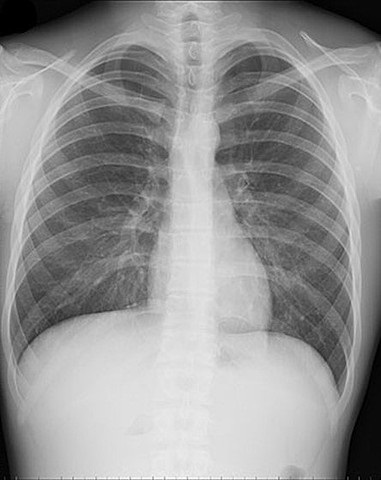
%> input picture Valentina Maldonado/radiograph.1.jpg, 381 x 480 px
$ octave Act_Edgedetection.m   (GNU Octave 9; MATLAB toolbox functions it lacks are replaced by stand-ins)
%> lines starting %> are read from the running program, lines starting %| are printed output that depends on the picture
% Edge Detection
f=imread('radiograph.1.jpg'); % leer la imagen original
%> f is the input picture: size 480x381x3 uint8; min 0, max 255, mean 149.1
f=imresize(f,0.25); % hacer mas pequeña la imagen
%> f: size 120x96x3 uint8
f=double(f(:,:,1)); % pasandola a doble
%> f: size 120x96 double
imshow(f,[]) % mostrar la imagen

edgex=[1,-1]; % derivada de 1 a -1, si se cambia de -1 a 1 obtenemos las derivadas al revés
g1=conv2(f,edgex,'same'); % aplicando convolución
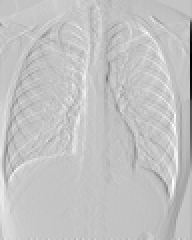
%> g1: size 120x96 double (shown 2 times larger); min -206, max 61, mean -1.1; drawn with min black and max white
imshow(g1,[-10,10]); % para resltar orillas contraste de -10 a 10
mesh(g1) % para observar derivadas positivas y negativas
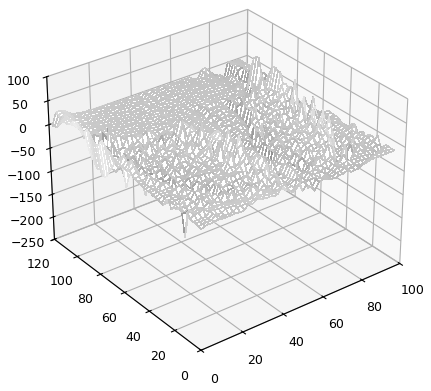
%> figure redrawn from the program's plot data

edgey=[-1 -2 -1;0,0,0;1,2,1]/8 ;% derivada e y con filtro de sobel
g2=conv2(f,edgey,'same'); % convolución en y
imshow(g2,[-10,10]) % mostrar imagen con derivada en y
figure(2)
subplot(1,2,1)
imshow(g1,[-10,10]) % imagen con derivada en x
subplot(1,2,2)
imshow(g2,[-10,10]) % mostrar imagen con derivada en y para hacer una comparación con derivada en x

figure(3)
subplot(1,1,1)

edgex=[1,0,-1;2,0,-2;1,0,-1]/8 ; % derivada en x con sobel
gx=conv2(f,edgex,'same'); % convolución en x
gy=conv2(f,edgey,'same'); % convolución en y
% mag=(abs(gx)+abs(gy))/2; % magnitud del gradiente, diviendo entre 2 porque hay dos gradientes y mantener la misma escala
mag = sqrt(gx.^2 + gy.^2) % manera correcta de calcular la magnitud del gradiente
imshow(mag,[0,20]); % mostrar magnitud del gradiente
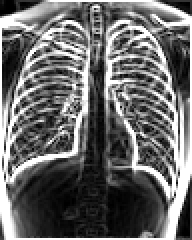
%> displayed picture: size 120x96, on the screen's scale of 0 to 255 (shown 2 times larger); min 0, max 255, mean 105.7

noisemask = [-1, 0 1]; % mascara llamativa sencilla
noiseimage = conv2(f,noisemask,'same'); % convolucion con mascara para obteneer diferencia entre pixel y pixel
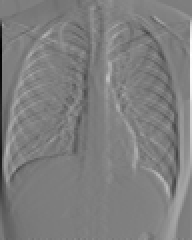
%> noiseimage: size 120x96 double (shown 2 times larger); min -209, max 212, mean 0.2; drawn with min black and max white
noisevariance = mean2(noiseimage.^2); % calculando varianza la cual es igual a la media de la imagen al cuadradro
%> noisevariance = 724.8
noisestd = sqrt(noisevariance/2); % calculando desviacion estandar la cual es igual a la raiz cuadrada de la varianza entre 2
%> noisestd = 19.04
edgedetection1 = mag > noisestd; % orilla con umbral
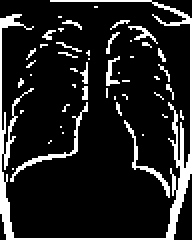
%> edgedetection1: size 120x96 logical (shown 2 times larger); 13.4% white in thin lines or dots
edgedetection2 = mag > 2*noisestd; % orilla con 2 estandar desviaciones
%> edgedetection2: size 120x96 logical; 3% white in thin lines or dots
subplot(1,2,1)
imshow(edgedetection1,[]); % plot de la primera orilla
subplot(1,2,2)
imshow(edgedetection2,[]); % plot de la segunda orilla
figure(4)
subplot(1,1,1)
angle=atan2(gy,gx); % calculando el ángulo con arctan2 del gradiente en y y en x, resultados estan en radianes
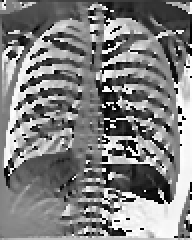
%> angle: size 120x96 double (shown 2 times larger); min -3.14, max 3.14, mean 0.0223; drawn with min black and max white
imshow(angle,[]);

edgcany=edge(f,'Canny',0.1,3); % Detección de orillas por Canny (canny edge detector) dependiendo de los parametros que se le pongan
%> edgcany: size 120x96 logical; 6.7% white in thin lines or dots
imshow(edgcany,[]);
subplot(2,2,1) % haciendo subplot de todo lo obtenido anteriormente para visualizar diferencias y realizar una comparación
imshow(edgcany,[])
subplot(2,2,2)
imshow(edgedetection1,[])
subplot(2,2,3)
imshow(edgedetection2,[])
subplot(2,2,4)
imshow(mag,[0,10])
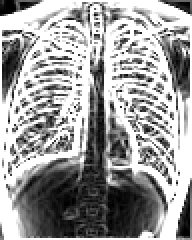
%> displayed picture: size 120x96, on the screen's scale of 0 to 255 (shown 2 times larger); min 0, max 255, mean 157.5
